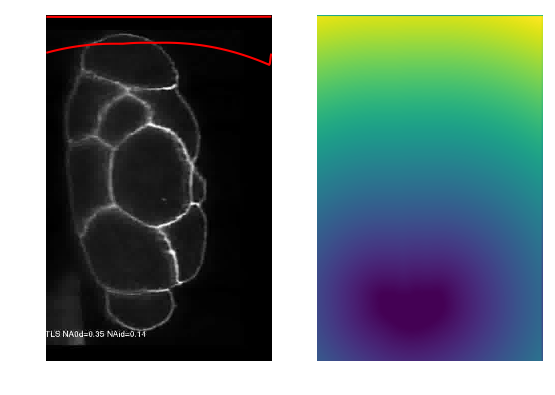
#> input picture src/python/levelset_end.png, 555 x 395 px
$ python GaborFilter.py levelset_end.png   (older library calls are emulated)
#> lines starting #> are read from the running program, lines starting #| are printed output that depends on the picture
# !/usr/bin/env python

import cv2
import numpy as np


def build_filters():
    filters = []
    ksize = 11
    kern = 0
    for theta in np.arange(0, np.pi, np.pi / 16):
        kern = cv2.getGaborKernel((ksize, ksize), 4.0, theta, 10.0, 0.5, 0, ktype=cv2.CV_32F)
    kern /= 1.5 * kern.sum()
    filters.append(kern)
    return filters


def process(img, filters):
    accum = np.zeros_like(img)
    fimg = 0
    for kern in filters:
        fimg = cv2.filter2D(img, cv2.CV_8UC3, kern)
    np.maximum(accum, fimg, accum)
    return accum


def getGabor(img):
    filters = build_filters()
    res1 = process(img, filters)
    return res1


if __name__ == '__main__':
    import sys

    print(__doc__)
    try:
        img_fn = sys.argv[1]
    except:
        img_fn = '../data/interim/spim2/c397.jpg'

    img = cv2.imread(img_fn)
#> img is the input picture: shape (395, 555, 3); mean B, G, R 121.4, 123.4, 107.3
    if img is None:
        print('Failed to load image file:', img_fn)
        sys.exit(1)

    filters = build_filters()

    res1 = process(img, filters)
#> the loop in process, `for kern in filters:` made 1 pass
#> pass 1, in process, `fimg = cv2.filter2D(img, cv2.CV_8UC3, kern)`:
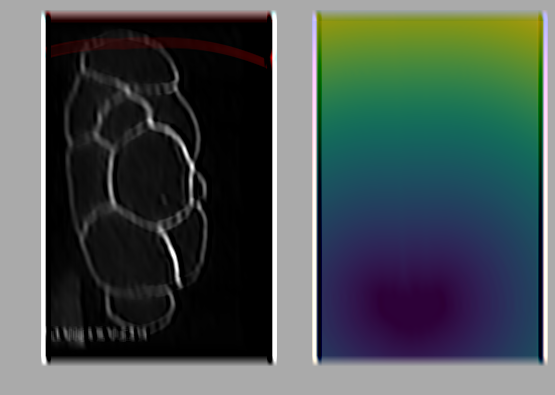
#> fimg: shape (395, 555, 3); mean B, G, R 82.3, 83.6, 73.2
    cv2.imshow('result', res1)
    cv2.waitKey(0)
    cv2.destroyAllWindows()
